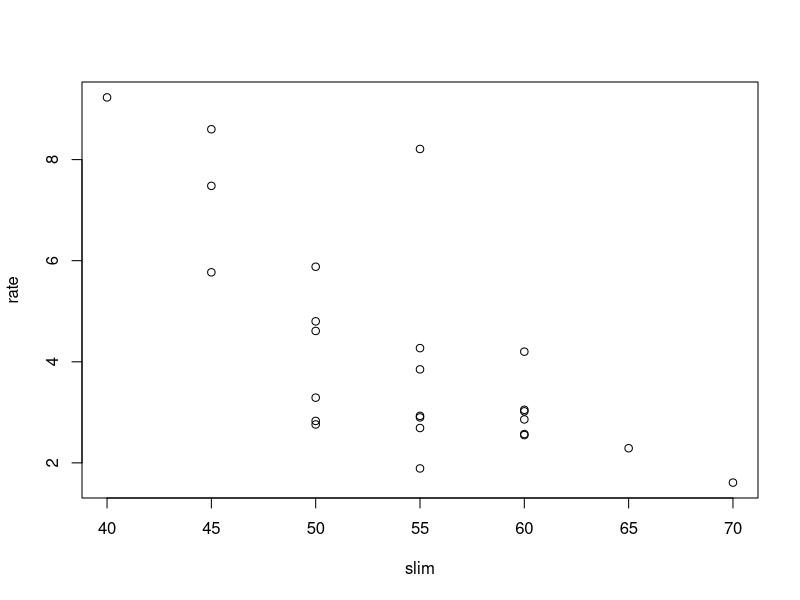
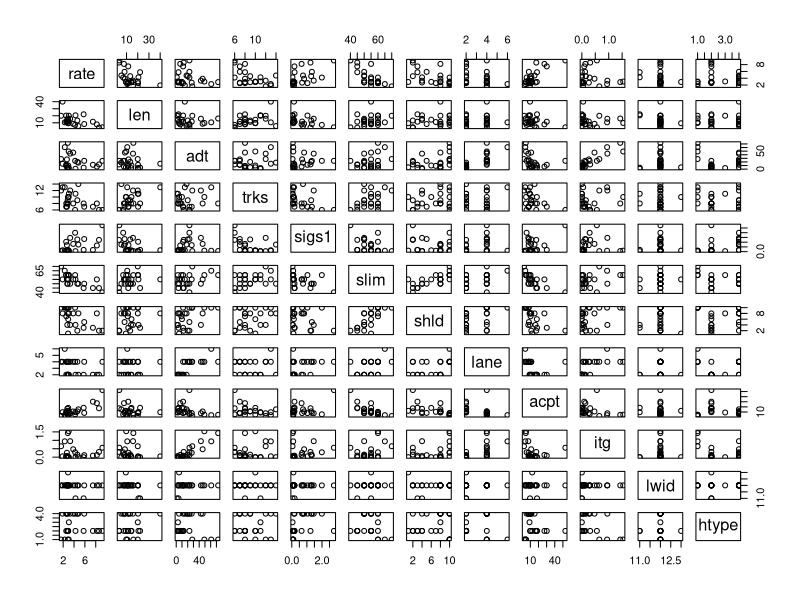

Reproduce these figures in R, in order. (Note: this script raises an error after producing the figures.)
library(car)
dim(Highway1)
View(Highway1)
?Highway1
set.seed(48)
testSample <- sample(1:39, 25)
testSample
Train <- Highway1[testSample, ] #Use this to build the model
View(Train)
Test <- Highway1[-testSample, ] #Leave this alone until we have a model
View(Test)


### Build the Model

plot(rate ~ slim, data=Train)

pairs(Train) # rate is Y.
slim.lm <- lm(rate ~ slim, data=Train)
abline(slim.lm)
summary(slim.lm)
boxCox(slim.lm)

slimP.lm <- lm(log(rate) ~ slim, data=Train)
b <- coef(slimP.lm)
plot(rate ~ slim, data=Train)
curve(exp(b[1] + b[2]*x), add=TRUE)
summary(slimP.lm) #Say this is the final model.



### Test the Model (Several Ways)

## One Way
summary(lm(log(rate) ~ slim, data=Test))

## Another Way
yhatTest <- predict(slimP.lm, Test)
SSPE <- sum( (yhatTest - log(Test$rate))^2 ) ##Compare to anova(slimP.lm)
SSPE/length(yhatTest)

## Even another Way
plot(rate ~ slim, data=Test)
curve(exp(b[1] + b[2]*x), add=TRUE)
b2 <- lm(log(rate) ~ slim, data=Test)$coef
curve(exp(b2[1] + b2[2]*x), add=TRUE, col="firebrick")

## Back in the linear space
plot(log(rate) ~ slim, data=Test)
curve(b[1] + b[2]*x, add=TRUE)
b2 <- lm(log(rate) ~ slim, data=Test)$coef
curve(b2[1] + b2[2]*x, add=TRUE, col="firebrick")

ggplot(Train, aes(x=slim, y=log(rate))) + 
  geom_point() +
  geom_smooth(method="lm") +
  geom_smooth(data=Test, aes(x=slim, y=log(rate)), method="lm", color="firebrick")